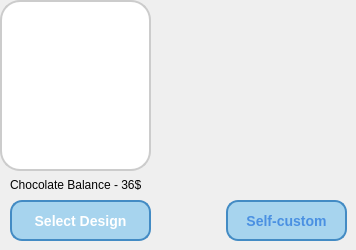
         <widget class="QWidget" name="widget_65" native="true">
          <widget class="QLabel" name="label_187">
           <property name="geometry">
            <rect>
             <x>0</x>
             <y>0</y>
             <width>151</width>
             <height>171</height>
            </rect>
           </property>
           <property name="styleSheet">
            <string notr="true">border-radius: 20px; /* Bo tròn góc */
border: 2px solid #ccc; /* Viền màu xám */
background-color: white; /* Nền trắng */
</string>
           </property>
           <property name="text">
            <string/>
           </property>
          </widget>
          <widget class="QLabel" name="label_188">
           <property name="geometry">
            <rect>
             <x>10</x>
             <y>170</y>
             <width>141</width>
             <height>31</height>
            </rect>
           </property>
           <property name="styleSheet">
            <string notr="true"> font-family: &quot;Georgia&quot;</string>
           </property>
           <property name="text">
            <string>&lt;html&gt;&lt;head/&gt;&lt;body&gt;&lt;p&gt;&lt;span style=&quot; color:#040404;&quot;&gt;Chocolate Balance - 36$&lt;/span&gt;&lt;/p&gt;&lt;/body&gt;&lt;/html&gt;</string>
           </property>
          </widget>
          <widget class="QLabel" name="imagecoffee_81">
           <property name="geometry">
            <rect>
             <x>10</x>
             <y>10</y>
             <width>131</width>
             <height>151</height>
            </rect>
           </property>
           <property name="text">
            <string/>
           </property>
           <property name="pixmap">
            <pixmap>../images/39ba71c2622a3e6d476b86f6882a987a.jpg</pixmap>
           </property>
           <property name="scaledContents">
            <bool>true</bool>
           </property>
          </widget>
          <widget class="QPushButton" name="buychocolatebalance_84">
           <property name="geometry">
            <rect>
             <x>10</x>
             <y>200</y>
             <width>141</width>
             <height>41</height>
            </rect>
           </property>
           <property name="styleSheet">
            <string notr="true">QPushButton {
    background-color:rgb(167, 212, 238); /* Màu xanh nhạt chủ đạo bạn chọn */
    color: White; /* Chữ màu xanh đậm để dễ đọc trên nền nhạt */
    border-radius: 12px;
    padding: 10px;
    font-size: 14px;
    font-weight: bold;
    font-family: &quot;Georgia&quot;;
    border: 2px solid rgb(67, 139, 196); /* Viền xanh đậm hơn một chút để tạo khối */
}

QPushButton:hover {
    background-color: #A6C8FF; /* Màu đậm hơn khi di chuột vào */
    border: 2px solid #7FAFFF; /* Viền đậm hơn khi hover */
    color: white; /* Chuyển chữ sang trắng để nổi bật */
}

QPushButton:pressed {
    background-color: #7FAFFF; /* Màu đậm nhất khi nhấn giữ nút */
    border: 2px solid #4A90E2;
}</string>
           </property>
           <property name="text">
            <string>Select Design</string>
           </property>
           <property name="icon">
            <iconset>
             <normaloff>images/3507742_cart_ecommerce_grocery_iconoteka_shop_icon.png</normaloff>images/3507742_cart_ecommerce_grocery_iconoteka_shop_icon.png</iconset>
           </property>
          </widget>
          <widget class="QPushButton" name="buychocolatebalance_80">
           <property name="geometry">
            <rect>
             <x>226</x>
             <y>200</y>
             <width>121</width>
             <height>41</height>
            </rect>
           </property>
           <property name="styleSheet">
            <string notr="true">QPushButton {
    background-color:rgb(167, 212, 238); /* Màu xanh nhạt chủ đạo bạn chọn */
    color: #4A90E2; /* Chữ màu xanh đậm để dễ đọc trên nền nhạt */
    border-radius: 12px;
    padding: 10px;
    font-size: 14px;
    font-weight: bold;
    font-family: &quot;Georgia&quot;;
    border: 2px solid rgb(67, 139, 196); /* Viền xanh đậm hơn một chút để tạo khối */
}

QPushButton:hover {
    background-color: #A6C8FF; /* Màu đậm hơn khi di chuột vào */
    border: 2px solid #7FAFFF; /* Viền đậm hơn khi hover */
    color: white; /* Chuyển chữ sang trắng để nổi bật */
}

QPushButton:pressed {
    background-color: #7FAFFF; /* Màu đậm nhất khi nhấn giữ nút */
    border: 2px solid #4A90E2;
}</string>
           </property>
           <property name="text">
            <string>Self-custom</string>
           </property>
           <property name="icon">
            <iconset>
             <normaloff>images/3507742_cart_ecommerce_grocery_iconoteka_shop_icon.png</normaloff>images/3507742_cart_ecommerce_grocery_iconoteka_shop_icon.png</iconset>
           </property>
          </widget>
         </widget>
